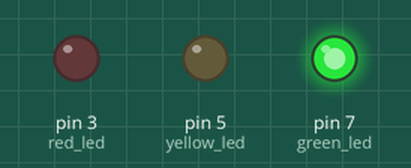
Simulated run of this sketch. Board: Arduino Uno, built with avr-gcc and run on an emulated ATmega328P. Parts: output pins drawn as LEDs (lit = HIGH).

Above: at 2.5 s.
At 5.2 s:
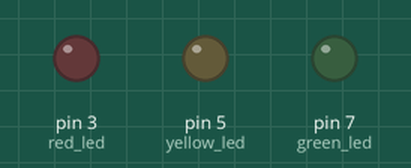
At 6.7 s:
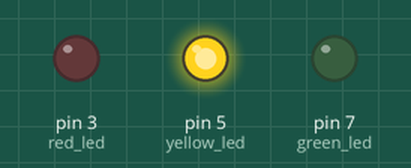
At 11.0 s:
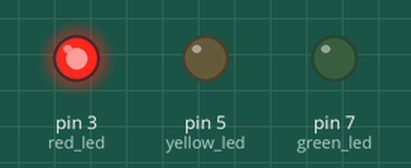
Timing chart, 0 to 17.6 s (numbered marks = the images above):
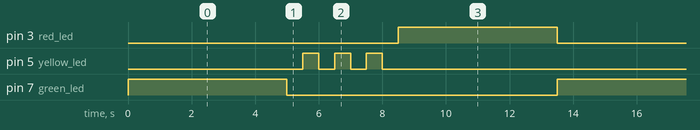

The sketch:

3_Traffic_light.ino
```cpp
int red_led =3;    // initialize digital pin.
int yellow_led =5;
int green_led =7;
void setup()
{
  pinMode(red_led, OUTPUT);
  pinMode(yellow_led, OUTPUT);
  pinMode(green_led, OUTPUT);
}
void loop()
{
  digitalWrite(green_led, HIGH); // turn on green LED
  delay(5000);
  digitalWrite(green_led, LOW); // turn off green LED
  for(int i=0;i<3;i++)      // blinks for 3 times
  {
    delay(500);    // wait 500ms
    digitalWrite(yellow_led, HIGH); // turn on yellow LED
    delay(500);
    digitalWrite(yellow_led, LOW); // turn off yellow LED
  }
  delay(500);
  digitalWrite(red_led, HIGH);// turn on red LED
  delay(5000);
  digitalWrite(red_led, LOW);// turn off red LED
}
```

Measured:
- by itself, pin 3 (red_led), pin 7 (green_led): alternates HIGH for 5.0 s and LOW for 8.5 s
- by itself, pin 5 (yellow_led): repeats every 13.5 s: 2 × (LOW 0.50 s, HIGH 0.50 s), LOW 11.0 s, HIGH 0.50 s
- by itself, everything shown: repeats every 13.5 s, in 10 steps
